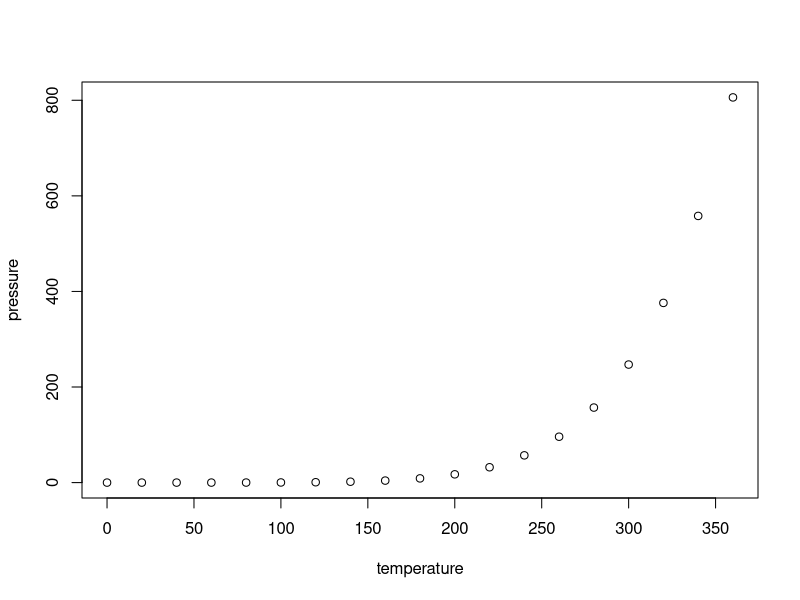
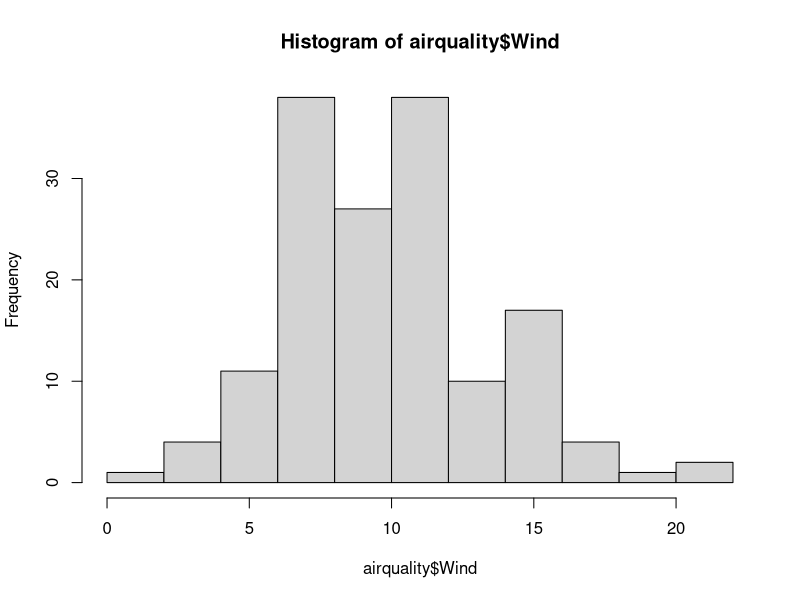
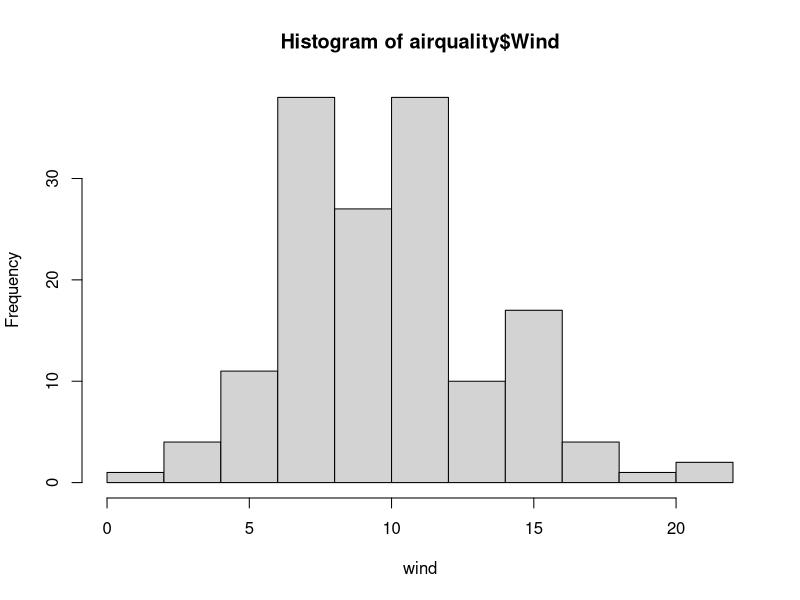
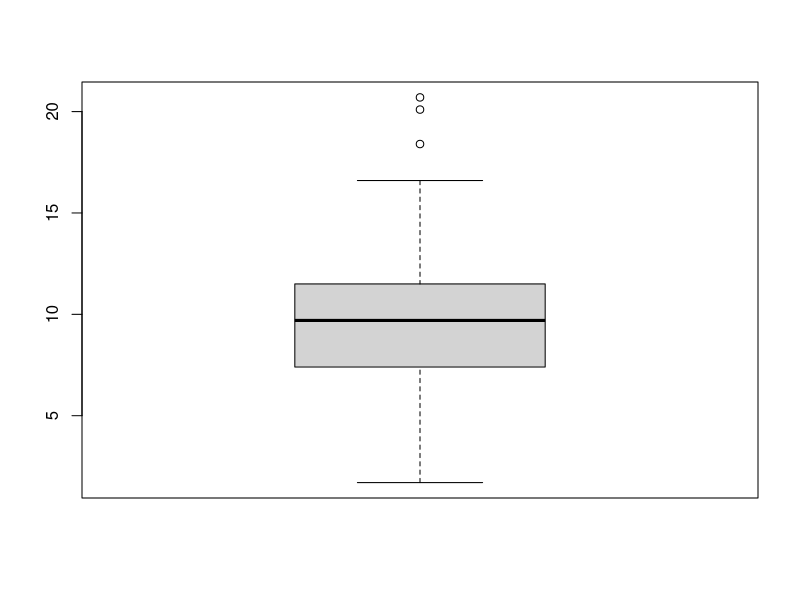
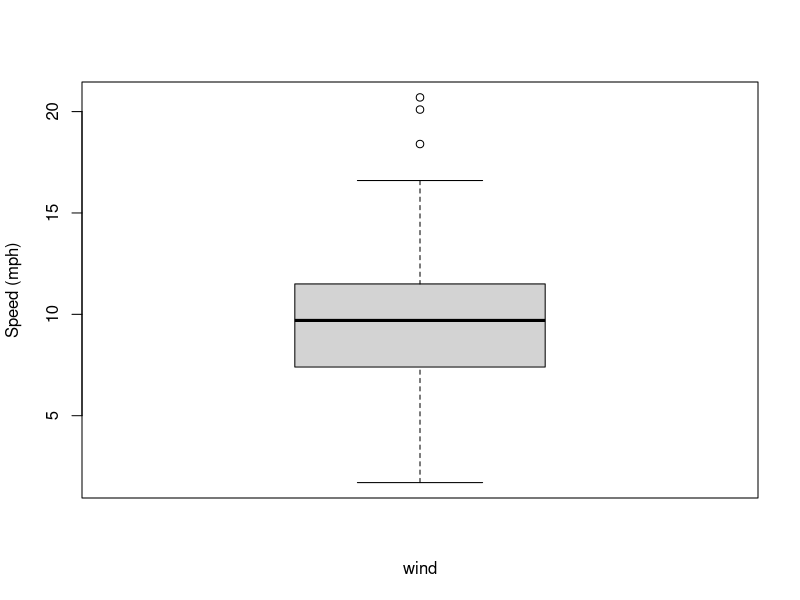
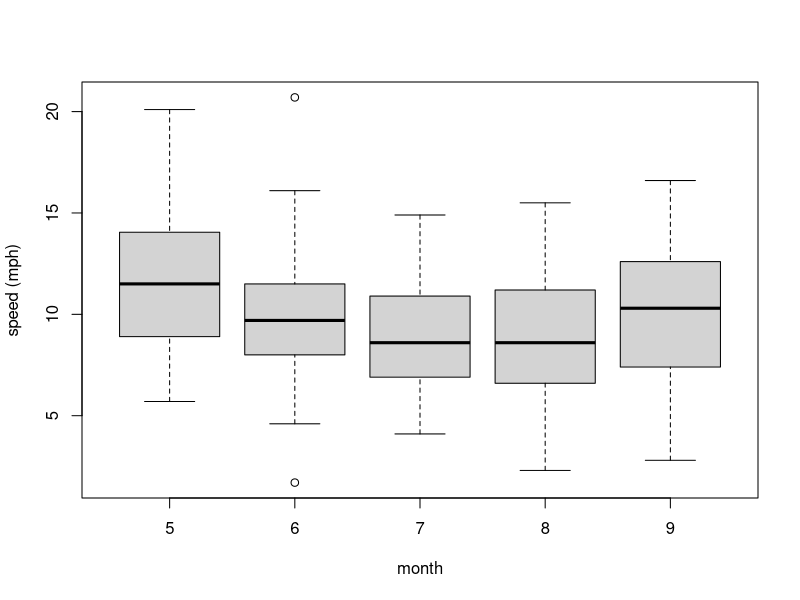
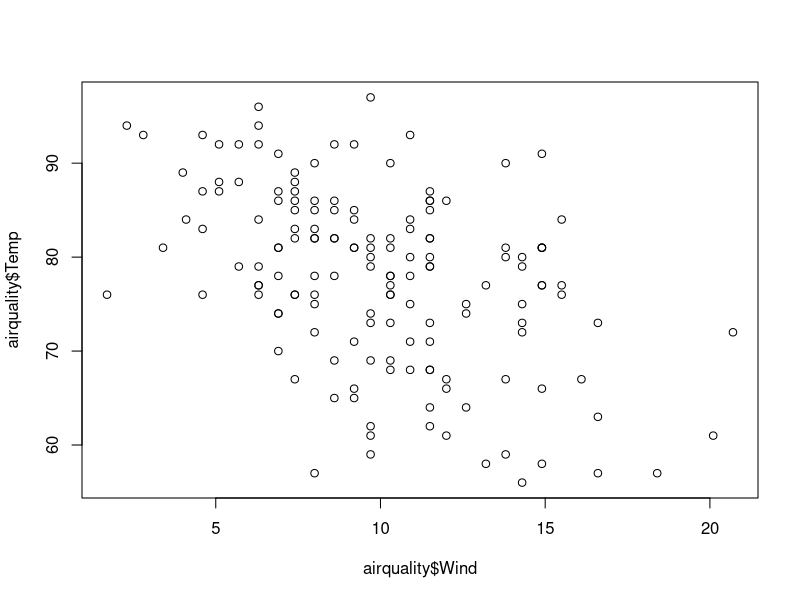
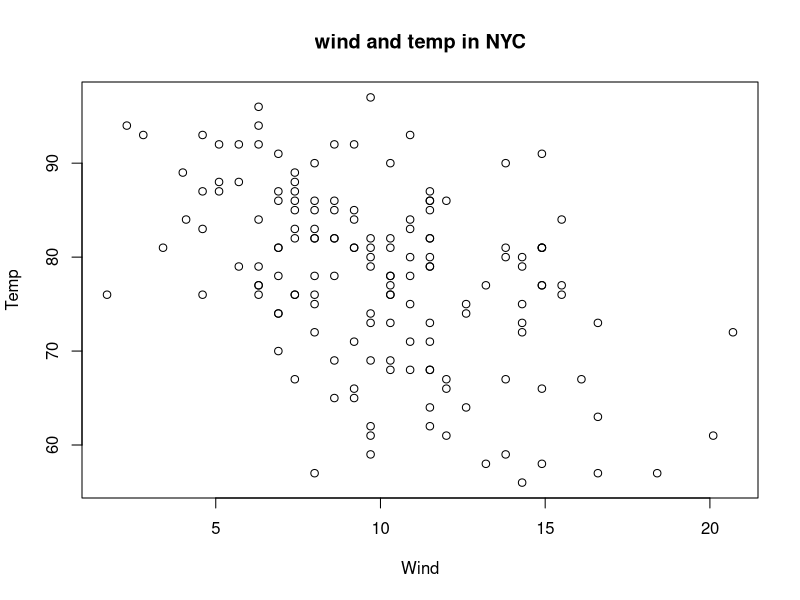

Write the R code that produced these figures, in order.
## ---- chunk 1
knitr::opts_chunk$set(echo = TRUE)
## ---- chunk 2
summary(cars)
## ---- chunk 3
plot(pressure)
## ---- chunk 4
hist(airquality$Wind)
## ---- chunk 5
hist(airquality$Wind, xlab = "wind")
## ---- chunk 6
boxplot(airquality$Wind)
## ---- chunk 7
boxplot(airquality$Wind, xlab="wind",ylab="Speed (mph)")
## ---- chunk 8
boxplot(Wind~Month,airquality,xlab="month", 
        ylab="speed (mph)")
## ---- chunk 9
plot(airquality$Wind,airquality$Temp)
## ---- chunk 10
with(airquality, plot(Wind, Temp))
title(main="wind and temp in NYC")
## ---- chunk 11
with(airquality, plot(Wind, Temp,
     main="wind and temp in NYC"))
## ---- chunk 12
with(airquality, plot(Wind, Temp,
                      main="wind and temp in NYC",
                      type = "n"))
## ---- chunk 13
with(subset(airquality, Month==9), 
     points(Wind, Temp, col="red"))
## ---- chunk 14
with(subset(airquality, Month==5), 
     points(Wind, Temp, col="blue"))
## ---- chunk 15
with(subset(airquality, Month==7), 
     points(Wind, Temp, col="green"))
## ---- chunk 16
with(subset(airquality, Month %in% c(6,8)), 
     points(Wind, Temp, col="black"))
fit<-lm(Temp~Wind, airquality)
abline(fit,lwd=2)

legend("topright", pch=1,
       col=c("red","blue","green","black"),
       legend=c("Sep","May","July","Other"))
## ---- chunk 17
par("bg")
par("col")
par("mar") #(bottom, left, top, right)
par("mfrow")
par("mfcol")
?par
## ---- chunk 18
par(mfrow = c(1,2))
hist(airquality$Temp)
hist(airquality$Wind)
## ---- chunk 19
boxplot(airquality$Wind)
## ---- chunk 20
par(mfrow = c(1,1))
boxplot(airquality$Wind)
## ---- chunk 21
par(mfcol = c(2,1))
hist(airquality$Temp)
hist(airquality$Wind)
## ---- chunk 22
#lattice 绘图实践
library(lattice)
xyplot(Temp~Ozone, data=airquality)
airquality$Month<-factor(airquality$Month)
## ---- chunk 23
xyplot(Temp~Ozone|Month, data=airquality,
       layout=c(5,1))
## ---- chunk 24
q<-xyplot(Temp~Ozone, data=airquality)
print(q)
## ---- chunk 25
set.seed(1)
x<-rnorm(100)
f<-rep(0:1, each=50)
y<-x + f - f*x + rnorm(100, sd=0.5)
f<-factor(f, labels = c("Group1", "Group2"))
xyplot(y~x|f,layout=c(2,1))
## ---- chunk 26
xyplot(y~x|f, panel = function(x,y){
  panel.xyplot(x,y)
  panel.abline(v=mean(x),h=mean(y), lty=2)
  panel.lmline(x,y,col="red")
})
## ---- chunk 27
library(ggplot2)
qplot(Wind, Temp, data=airquality, color=Month)
## ---- chunk 28
qplot(Wind, Temp, data=airquality, color=I("red"))
## ---- chunk 29
qplot(Wind, Temp, data=airquality, shape=Month)
## ---- chunk 30
qplot(Wind, Temp, data=airquality, size=Month)
## ---- chunk 31
qplot(Wind, Temp, data=airquality, size=I(1))
## ---- chunk 32
qplot(Wind, Temp, data=airquality, size=I(1),
      xlab="wind (mph)", ylab="Temp",
      main="wind vs. temp")
## ---- chunk 33
qplot(Wind, Temp, data=airquality, 
      geom = c("point", "smooth"))
## ---- chunk 34
qplot(Wind, Temp, data=airquality,color=Month, 
      geom = c("point", "smooth"))
## ---- chunk 35
qplot(Wind, Temp, data=airquality,
      facets = .~Month)
## ---- chunk 36
qplot(Wind, Temp, data=airquality,
      facets = Month~.)
## ---- chunk 37
qplot(Wind, data=airquality)
## ---- chunk 38
qplot(Wind, data=airquality,
      facets = Month~.)
## ---- chunk 39
qplot(y=Wind, data=airquality)
## ---- chunk 40
qplot(Wind, data=airquality, fill=Month)
## ---- chunk 41
qplot(Wind, data=airquality, geom="density")
## ---- chunk 42
qplot(Wind, data=airquality, geom="density",
      color=Month)
## ---- chunk 43
qplot(Wind, data=airquality, geom="dotplot")
## ---- chunk 44
#Data Visualization 3
library(ggplot2)
## ---- chunk 45
ggplot(airquality, aes(Wind, Temp))+
  geom_point(color="steelblue",alpha=0.4, size=5)
## ---- chunk 46
ggplot(airquality, aes(Wind, Temp))+
  geom_point(aes(color=factor(Month)),alpha=0.4, size=5)
## ---- chunk 47
#添加统计信息层
ggplot(airquality, aes(Wind, Temp))+
  geom_point()+
  geom_smooth() #几何客体
## ---- chunk 48
ggplot(airquality, aes(Wind, Temp))+
  geom_point()+
  stat_smooth() #完全一样
## ---- chunk 49
ggplot(airquality, aes(Wind, Temp))+
  stat_smooth() #可以没有点层
## ---- chunk 50
ggplot(airquality, aes(Wind, Temp))+
  stat_smooth(method="lm", se=FALSE) #自行设计统计信息               
## ---- chunk 51
#给每个月份拟合一条回归线
ggplot(airquality, aes(Wind, Temp))+
  stat_smooth(method="lm", se=FALSE, aes(color=factor(Month)))
## ---- chunk 52
#等效操作

ggplot(airquality, aes(Wind, Temp,col=factor(Month)))+
  stat_smooth(method="lm", se=FALSE)
## ---- chunk 53
ggplot(airquality, aes(Wind, Temp,
                       col=factor(Month),group=1))+
  stat_smooth(method="lm", se=FALSE)
## ---- chunk 54
ggplot(airquality, aes(Wind, Temp,
                       col=factor(Month),group=1))+
  geom_point()+ #颜色还是在起作用，在点层  
  stat_smooth(method="lm", se=FALSE)
## ---- chunk 55
ggplot(airquality, aes(Wind, Temp,
                       col=factor(Month)))+
  geom_point()+   
  stat_smooth(method="lm", se=FALSE,aes(group=1))
## ---- chunk 56
#group 在统计层，允许我们继续添加统计层，并且按每个月拟合
ggplot(airquality, aes(Wind, Temp,
                       col=factor(Month)))+
  geom_point()+   
  stat_smooth(method="lm", se=FALSE,aes(group=1))+
  stat_smooth(method="lm", se=FALSE)  
## ---- chunk 57
#使用scale color menu 来控制颜色
#加载颜色包
library(RColorBrewer)
## ---- chunk 58
#从Daerk2中选5个颜色，外加黑色
myColors<-c(brewer.pal(5,"Dark2"), "black")
#看一看dark2是哪5种颜色
display.brewer.pal(5,"Dark2")
## ---- chunk 59
#复制前一条代码，添加scale_color_manual
ggplot(airquality, aes(Wind, Temp,
                       col=factor(Month)))+
  geom_point()+   
  stat_smooth(method="lm", se=FALSE,aes(group=1,col="all"))+
  stat_smooth(method="lm", se=FALSE)+
  scale_color_manual("Month", values=myColors)
## ---- chunk 60
#不同月份画在不同面板上
ggplot(airquality, aes(Wind, Temp,
                       col=factor(Month)))+
  geom_point()+   
  stat_smooth(method="lm", se=FALSE)+
  scale_color_manual("Month", values=myColors)+
  facet_grid(.~Month)
## ---- chunk 61
#改变与数据无关的主题背景
ggplot(airquality, aes(Wind, Temp,
                       col=factor(Month)))+
  geom_point()+   
  stat_smooth(method="lm", se=FALSE)+
  scale_color_manual("Month", values=myColors)+
  facet_grid(.~Month)+
  theme_classic()
## ---- chunk 62
?theme #帮助文档，感兴趣自学

#数据层，美学层，几何客体层，面，统计，（坐标系），主题
#都讲过了，我们常用的是默认的笛卡尔坐标系。
#重点讲完

## ---- chunk 63
#绘图颜色

#colorRamp 用法
pal<-colorRamp(c("red", "blue")) #代表两个极端颜色
pal(0) #显示RGB对应值
pal(1)
pal(0.5) #混合颜色
## ---- chunk 64
pal(seq(0,1,len=10))
## ---- chunk 65
#colorRampPalette用法
pal<-colorRampPalette(c("red", "yellow")) #代表两个极端颜色
#返回的是颜色的16进制显示,不再是0-1之间数值
pal(1)
pal(2)
pal(15) # 返回15个颜色，red开始，yellow结束，其他在之间
## ---- chunk 66
library(RColorBrewer)
brewer.pal.info #调色板最大颜色数量，种类，是否色盲友好
## ---- chunk 67
#如何结合RColorBrewer与colorRampPalette
cols<-brewer.pal(3,"Greens")
pal<-colorRampPalette(cols)
image(volcano,col=pal(20)) # 3个(绿)颜色端点，取值20个
## ---- chunk 68
display.brewer.pal(3,"Greens")

display.brewer.pal(3,"Purples")
#我们学习了调色板，希望大家能用它作出高大上的图
## ---- chunk 69
#图形设备
#默认使用屏幕设备
pdf(file="myfig.pdf")
with (airquality, plot(Wind, Temp,
                       main="Wind and Temp in NYC"))
dev.off()
## ---- chunk 70
getwd()
## ---- chunk 71
with (airquality, plot(Wind, Temp,
                       main="Wind and Temp in NYC"))
dev.copy(png,file="mycopy.png")
dev.off()
